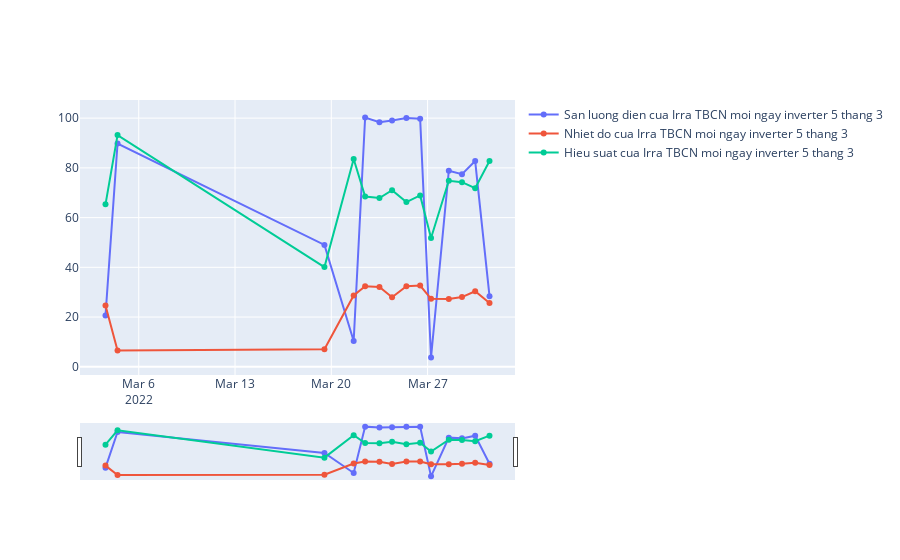
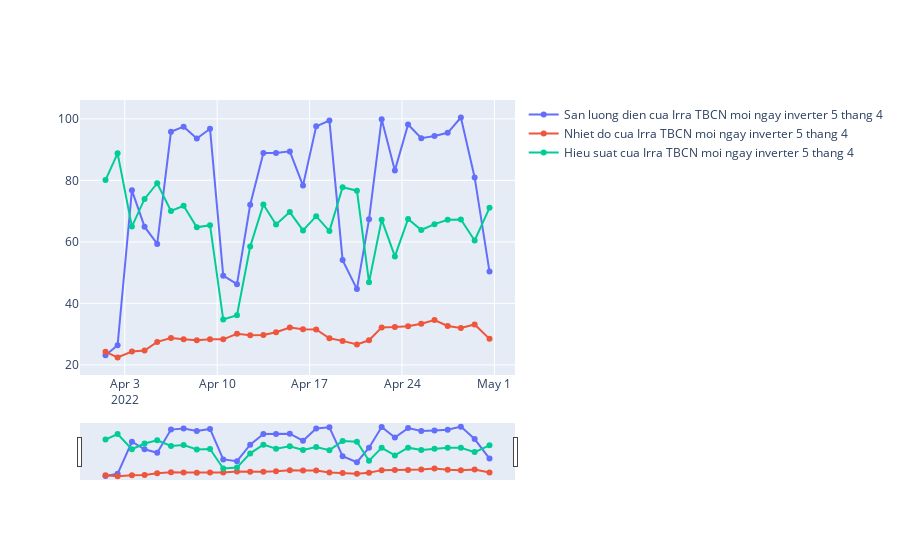
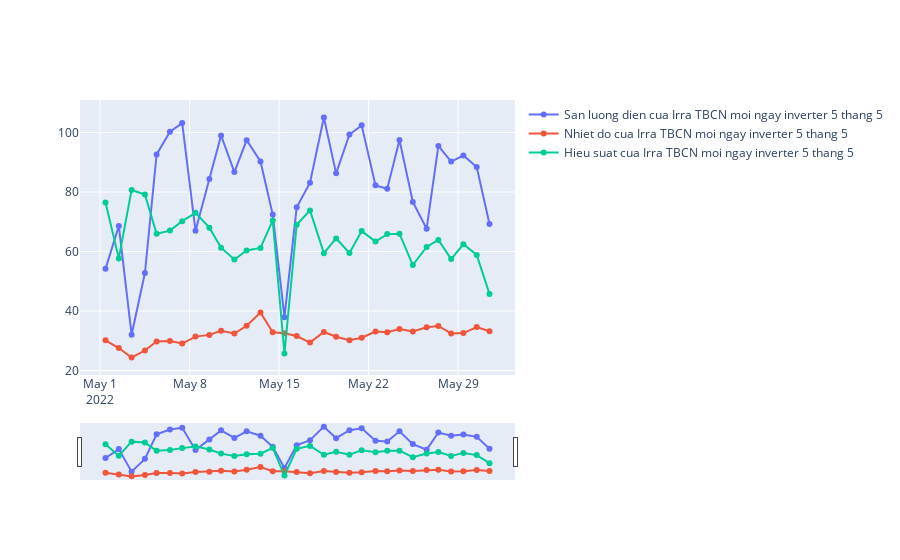
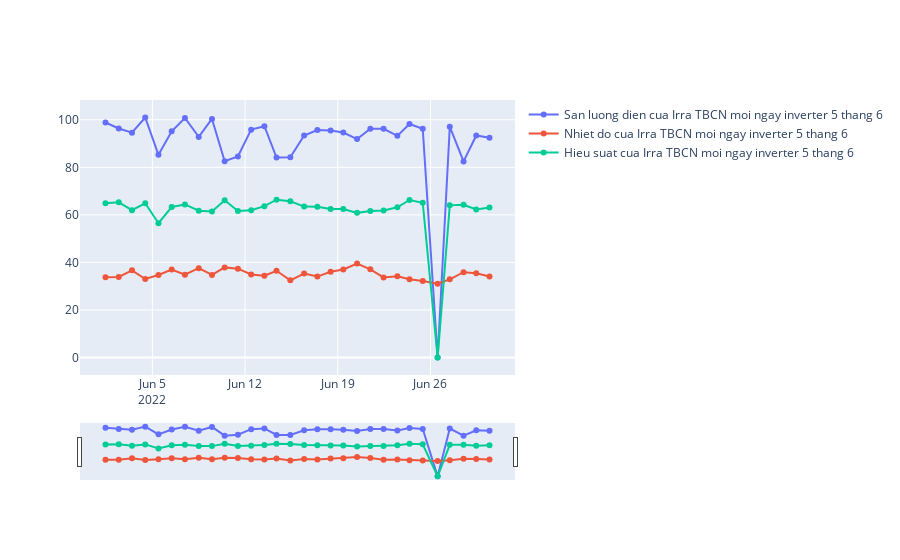

Here is the notebook cell these charts were saved with, in order:
### Code cell
i=3
while i<=8:
    c=str(i)
    df5_1=df5.groupby(['hour','day','month','year'])['Total input power(kW)','Ambient temperature(℃)','Irradiance(W/㎡)'].mean()
    df5_1=df5_1[df5_1['Ambient temperature(℃)']>6]
    df5_1=df5_1.reset_index()
    df5_1=df5_1[df5_1.groupby(['day','month','year'])['Irradiance(W/㎡)'].transform(max)==df5_1['Irradiance(W/㎡)']]
    df5_1=df5_1.reset_index()
    df5_1['date']=pd.to_datetime(df5_1[['year','month','day','hour']])
    df5_1= df5_1.sort_values('date')
    df5_1=df5_1[df5_1['month']==i]
    df5_1['Tcell']=(df5_1['Ambient temperature(℃)']+df5_1['Irradiance(W/㎡)']/800*(25-20))
    df5_1['Pm']=(2.172*1.303*220*2*590*df5_1['Irradiance(W/㎡)']/1000*(1+0.0045*(df5_1['Tcell']-25))*20.5/100)
    df5_1['Hieu suat']=(df5_1['Total input power(kW)']*1000/df5_1['Pm']*100)
    fig = go.Figure()
    fig.add_trace(go.Scatter(
        x=df5_1['date'],
        y=df5_1['Total input power(kW)'],
        name="San luong dien cua Irra TBCN moi ngay inverter 5 thang "+c,
        mode='lines+markers'))
    fig.add_trace(go.Scatter(
        x=df5_1['date'],
        y=df5_1['Ambient temperature(℃)'],
        name="Nhiet do cua Irra TBCN moi ngay inverter 5 thang "+c,
        mode='lines+markers'))
    fig.add_trace(go.Scatter(
        x=df5_1['date'],
        y=df5_1['Hieu suat'],
        name="Hieu suat cua Irra TBCN moi ngay inverter 5 thang "+c,
        mode='lines+markers'))
    fig.update_traces (
    showlegend = True 
    )
    fig.update_xaxes(
        rangeslider_visible=True,
    )
    fig.show()
    i=i+1
